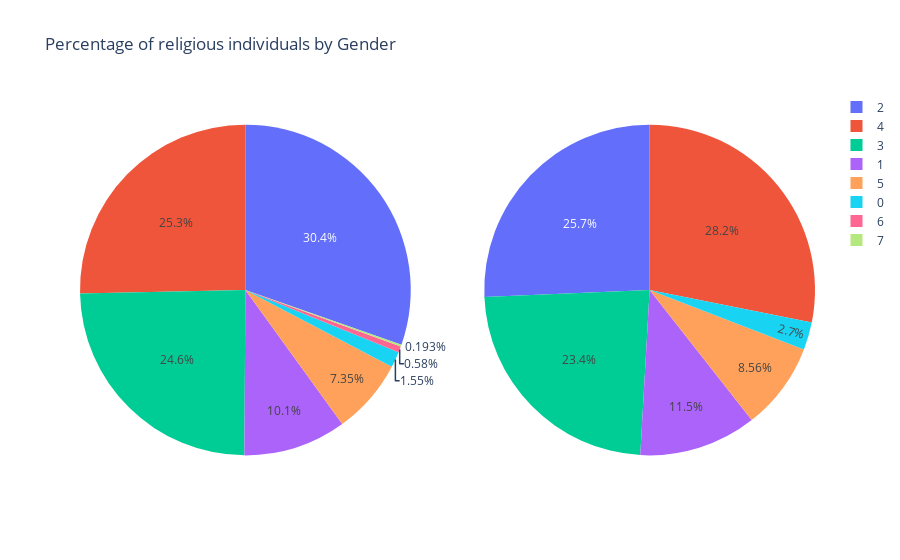

Write notebook code for a chart like this one.
### Code cell
gpf = gp['female']
gpm = gp['male']

# Create the pie chart trace
trace_pie1 = go.Pie(labels=gpf.index, values=gpf.values,name='Female')
trace_pie2 = go.Pie(labels=gpm.index, values=gpm.values,name='Male')
# Create the subplots
fig = make_subplots(rows=1, cols=2, specs=[[{'type': 'pie'}, {'type': 'pie'}]])

# Add the traces to the subplots
fig.add_trace(trace_pie1, row=1, col=1)
fig.add_trace(trace_pie2, row=1, col=2)
fig.update_xaxes(title_text='Female', row=1, col=1)
fig.update_xaxes(title_text='Male', row=1, col=2)

# Set the layout of the chart
fig.update_layout(title='Percentage of religious individuals by Gender',legend=dict(y=1.02,
                        xanchor='right',x=1.1 ))

fig.show()

### Figure 1 — Plotly figure (JSON) as saved in the notebook; plotly's stock layout.template omitted (floating-point values rounded to 4 significant figures)
{"data": [{"domain": {"x": [0, 0.45], "y": [0, 1]}, "labels": [0, 1, 2, 3, 4, 5, 6, 7], "name": "Female", "type": "pie", "values": [8, 52, 157, 127, 131, 38, 3, 1]}, {"domain": {"x": [0.55, 1], "y": [0, 1]}, "labels": [0, 1, 2, 3, 4, 5], "name": "Male", "type": "pie", "values": [12, 51, 114, 104, 125, 38]}], "layout": {"autosize": true, "legend": {"x": 1.1, "xanchor": "right", "y": 1.02}, "title": {"text": "Percentage of religious individuals by Gender"}}}
